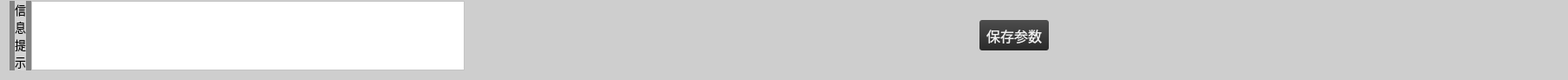
    <widget class="QWidget" name="widget" native="true">
     <property name="sizePolicy">
      <sizepolicy hsizetype="Preferred" vsizetype="Fixed">
       <horstretch>0</horstretch>
       <verstretch>0</verstretch>
      </sizepolicy>
     </property>
     <property name="maximumSize">
      <size>
       <width>16777215</width>
       <height>80</height>
      </size>
     </property>
     <property name="styleSheet">
      <string notr="true">background-color: rgb(206, 206, 206);</string>
     </property>
     <layout class="QHBoxLayout" name="horizontalLayout_21" stretch="1,0,0,2">
      <property name="topMargin">
       <number>1</number>
      </property>
      <item>
       <widget class="QWidget" name="widget_25" native="true">
        <property name="styleSheet">
         <string notr="true">
background-color: rgb(131, 131, 131);</string>
        </property>
        <layout class="QHBoxLayout" name="horizontalLayout_20">
         <property name="spacing">
          <number>6</number>
         </property>
         <property name="leftMargin">
          <number>6</number>
         </property>
         <property name="topMargin">
          <number>0</number>
         </property>
         <property name="rightMargin">
          <number>0</number>
         </property>
         <property name="bottomMargin">
          <number>0</number>
         </property>
         <item>
          <widget class="QLabel" name="label_27">
           <property name="font">
            <font>
             <family>微软雅黑</family>
             <pointsize>10</pointsize>
             <weight>50</weight>
             <bold>false</bold>
            </font>
           </property>
           <property name="styleSheet">
            <string notr="true">background-color: rgb(212, 212, 212);</string>
           </property>
           <property name="text">
            <string>信
息
提
示</string>
           </property>
          </widget>
         </item>
         <item>
          <widget class="QPlainTextEdit" name="plainTextEdit">
           <property name="minimumSize">
            <size>
             <width>500</width>
             <height>0</height>
            </size>
           </property>
           <property name="styleSheet">
            <string notr="true">background-color: rgb(255, 255, 255);</string>
           </property>
          </widget>
         </item>
        </layout>
       </widget>
      </item>
      <item>
       <spacer name="horizontalSpacer_42">
        <property name="orientation">
         <enum>Qt::Horizontal</enum>
        </property>
        <property name="sizeHint" stdset="0">
         <size>
          <width>588</width>
          <height>20</height>
         </size>
        </property>
       </spacer>
      </item>
      <item>
       <widget class="QPushButton" name="pushButtonSaveCfg">
        <property name="sizePolicy">
         <sizepolicy hsizetype="Preferred" vsizetype="Preferred">
          <horstretch>0</horstretch>
          <verstretch>0</verstretch>
         </sizepolicy>
        </property>
        <property name="minimumSize">
         <size>
          <width>80</width>
          <height>16</height>
         </size>
        </property>
        <property name="maximumSize">
         <size>
          <width>16777215</width>
          <height>35</height>
         </size>
        </property>
        <property name="font">
         <font>
          <family>微软雅黑</family>
          <pointsize>12</pointsize>
         </font>
        </property>
        <property name="styleSheet">
         <string notr="true">QPushButton#pushButtonSaveCfg{
	border-style: none;
	border: 0px;
	color: #F0F0F0;
	padding: 0px;	
	min-height: 16px;
	border-radius:3px;
	background: qlineargradient(spread:pad, x1:0, y1:0, x2:0, y2:1, stop:0 #4D4D4D, stop:1 #292929); 
}

QPushButton#pushButtonSaveCfg:hover{ 
	background: qlineargradient(spread:pad, x1:0, y1:0, x2:0, y2:1, stop:0 #636363, stop:1 #575757);
}

QPushButton#pushButtonSaveCfg:pressed{ 
	background: qlineargradient(spread:pad, x1:0, y1:0, x2:0, y2:1, stop:0 #4D4D4D, stop:1 #292929);
}</string>
        </property>
        <property name="text">
         <string>保存参数</string>
        </property>
       </widget>
      </item>
      <item>
       <spacer name="horizontalSpacer_17">
        <property name="orientation">
         <enum>Qt::Horizontal</enum>
        </property>
        <property name="sizeHint" stdset="0">
         <size>
          <width>588</width>
          <height>20</height>
         </size>
        </property>
       </spacer>
      </item>
     </layout>
    </widget>
